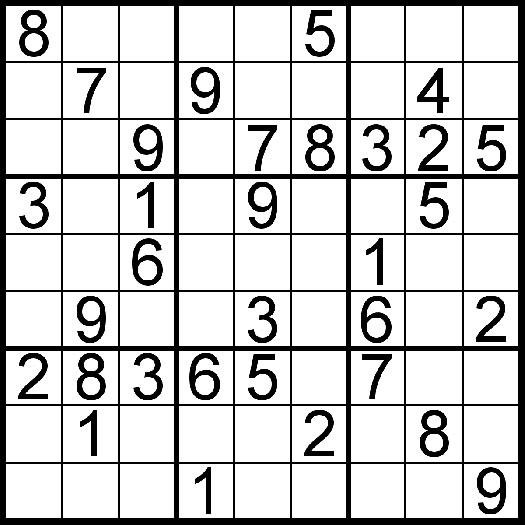
#> input picture sudoku.png, 525 x 525 px
$ python -i edge_detector.py   (imports and definitions only)
#> lines starting #> are read from the running program, lines starting #| are printed output that depends on the picture; after the words box and inside, x2 and y2 are one past the last pixel; in counts of white or black regions, pixels touching at a corner belong together
#> further down, picture is the input picture: shape (525, 525, 3); min 0, max 255, mean 205.6
### sudoku_digitalisation/features/image_operations.py
import numpy as np
import cv2
import os
from PIL import Image, ImageOps


# [6 lines left out: function save_image, not called in this run]

class ImageConverter:
    """
    Handles image color and contrast conversion tasks.
    """
    def __init__(self, clip_limit: int = 3) -> None:
        self.clip_limit = clip_limit

    def to_grayscale(self, image: Image.Image) -> Image.Image:
        """Converts image to grayscale."""
        return ImageOps.grayscale(image.convert("RGB"))

    # [7 lines left out: function apply_clahe, not called in this run]

    def apply_gaussian_blur(self, image: Image.Image, kernel_size: tuple = (5, 5)) -> Image.Image:
        """Applies a Gaussian Blur."""
#> called with kernel_size = (5, 5)
        image_np = np.array(image)
        blurred_np = cv2.GaussianBlur(image_np, kernel_size, 0)
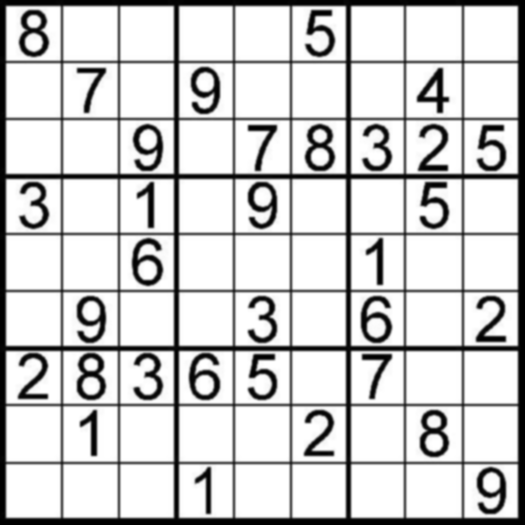
#> blurred_np: shape (525, 525); min 0, max 255, mean 205.6
        return Image.fromarray(blurred_np)

    def apply_adaptive_threshold(self, image: Image.Image) -> Image.Image:
        """
        Applies an adaptive threshold.
        This has to be performed on a greyscale image.
        """
        grayscale_image = self.to_grayscale(image)
        image_np = np.array(grayscale_image)

        binary_np = cv2.adaptiveThreshold(
            image_np, 255, cv2.ADAPTIVE_THRESH_GAUSSIAN_C,
            cv2.THRESH_BINARY_INV, 11, 2
        )
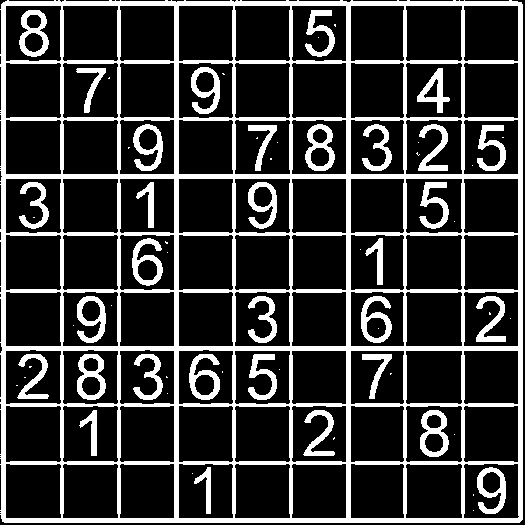
#> binary_np: shape (525, 525); 21.8% white; 68 white regions (35 under 20 px)
        return Image.fromarray(binary_np)


class ImageCropper:
    """
    Handles image position, perspective and cropping tasks.
    """
    # [4 lines left out: function __init__, not called in this run]

    @property
    def output_size(self) -> int:
        return self._output_size

    # [17 lines left out: functions output_size, crop_to_box, not called in this run]

### sudoku_digitalisation/features/edge_detector.py
from PIL import Image
import cv2
import numpy as np
from sudoku_digitalisation.features.image_operations import ImageConverter


class EdgeDetector:
    """
    Handles the edge detection algorithm to find the bounding boxes around the sudokus without given keypoints.
    """

    def __init__(self) -> None:
        pass

    def _known_keypoints_bb(self, keypoints) -> np.ndarray | None:
        """Reformats the bounding box to the correct format for the cropping."""
        bounding_box = np.array([
                [keypoints[0], keypoints[1]],  # top left
                [keypoints[2], keypoints[3]],  # bottom left
                [keypoints[4], keypoints[5]],  # bottom right
                [keypoints[6], keypoints[7]]   # top right
            ], dtype=np.float32)
        return bounding_box

    def get_bounding_box(
            self,
            image: Image.Image,
            keypoints: np.ndarray=None
            ) -> np.ndarray:
        """Retrieves the bounding box around the sudokus with given keypoints or by finding keypoints."""
        if keypoints != None:
            return self._known_keypoints_bb(keypoints)
        else:
            return self._get_keypoints_bb(image)

    def _get_keypoints_bb(self, image) -> np.ndarray | None:
        """
        Gets the bounding box keypoints using edge detection.
        """
        # Works for both PIL and NumPY array
        if isinstance(image, Image.Image):
            original_image = cv2.cvtColor(np.array(image.convert("RGB")), cv2.COLOR_RGB2BGR)
        elif isinstance(image, np.ndarray):
            original_image = image

        converter = ImageConverter()
        original_image_pil = Image.fromarray(cv2.cvtColor(original_image, cv2.COLOR_BGR2RGB))

        grayscale_pil = converter.to_grayscale(original_image_pil)
        blurred_pil = converter.apply_gaussian_blur(grayscale_pil)
        binary_pil = converter.apply_adaptive_threshold(blurred_pil)

        binary_np = np.array(binary_pil)

        grid_contour = self._find_grid_contour(binary_np)

        if grid_contour is None:
            return None

        corners = self._order_corners(grid_contour)

        return corners

    def _find_grid_contour(self, processed_image: np.ndarray) -> np.ndarray | None:
        """Finds the largest contour that is a sudoku"""
        h, w = processed_image.shape[:2]
#> h = 525; w = 525
        total_area = h * w
#> total_area = 275625

        contours, _ = cv2.findContours(
            processed_image, cv2.RETR_EXTERNAL, cv2.CHAIN_APPROX_SIMPLE
        )
#> contours = 1 contour; box (x1, y1, x2, y2) and area: (0, 0, 523, 523) 271497
        largest_contour = None
        max_area = 0
        for contour in contours:
            area = cv2.contourArea(contour)
            peri = cv2.arcLength(contour, True)
            approx = cv2.approxPolyDP(contour, 0.02 * peri, True)

            if (len(approx) == 4 and
                area > total_area * 0.1 and
                area > max_area):
                largest_contour = approx
                max_area = area
#> this loop made 1 pass
#> (area, peri, largest_contour, max_area) on pass 1: (271497, 2126.2, [[3, 2], [2, 521], [519, 522], [521, 2]], 271497)
#> after the loop, max_area = 271497
#> in _get_keypoints_bb, `grid_contour = self._find_grid_contour(binary_np)`: grid_contour = [[3, 2], [2, 521], [519, 522], [521, 2]]
        return largest_contour

    def _order_corners(self, contour: np.ndarray) -> np.ndarray:
        """Orders the corners: tl, tr, br, bl"""
        points = contour.reshape(4, 2)
#> points = [[3, 2], [2, 521], [519, 522], [521, 2]]
        rect = np.zeros((4, 2), dtype="float32")
        s = points.sum(axis=1)
#> s = [5, 523, 1041, 523]
        rect[0] = points[np.argmin(s)] # Top-left
        rect[2] = points[np.argmax(s)] # Bottom-right
        diff = np.diff(points, axis=1)
#> diff = [-1, 519, 3, -519]
        rect[3] = points[np.argmin(diff)] # Top-right
        rect[1] = points[np.argmax(diff)] # Bottom-left
        return rect

>>> import cv2
>>> picture = cv2.cvtColor(cv2.imread('../../sudoku.png'), cv2.COLOR_BGR2RGB)
>>> result = EdgeDetector().get_bounding_box(picture)
#> in _get_keypoints_bb, `corners = self._order_corners(grid_contour)`: corners = [[3, 2], [2, 521], [519, 522], [521, 2]]
#> result = [[3, 2], [2, 521], [519, 522], [521, 2]]
